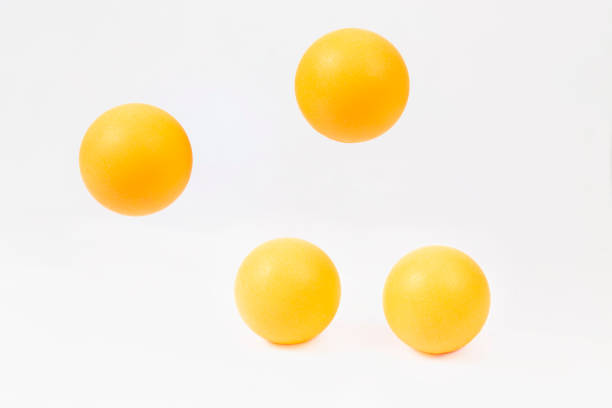
//> input picture Bahan/Bola1.jpg, 612 x 408 px
$ ./Tugas1   (built with g++ and OpenCV 4)
//> lines starting //> are read from the running program, lines starting //| are printed output that depends on the picture; after the words box and inside, x2 and y2 are one past the last pixel; in counts of white or black regions, pixels touching at a corner belong together
#include <opencv2/opencv.hpp>
#include <iostream>

using namespace cv;
using namespace std;

int hmin = 0, smin = 78, vmin = 0;
int hmax = 179, smax = 255, vmax = 255;

int main()
{
    string path = "/home/hamasfa/Desktop/Magang2OpenCV/Bahan/Bola1.jpg";
    Mat img = imread(path);
//> img is the input picture: 408 rows x 612 cols, CV_8UC3; mean B, G, R 214.9, 236.7, 245.8
    Mat imgHSV, mask, imgOutput;

    cvtColor(img, imgHSV, COLOR_BGR2HSV);
//> imgHSV: 408 rows x 612 cols, CV_8UC3; mean H, S, V 61, 31.9, 246.1
    Scalar lower(hmin, smin, vmin);
    Scalar upper(hmax, smax, vmax);
    inRange(imgHSV, lower, upper, mask);
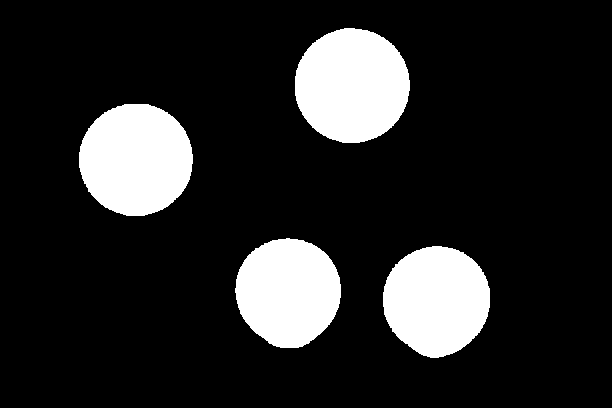
//> mask: 408 rows x 612 cols, CV_8UC1; 15.5% white; 4 white regions

    bitwise_and(img, img, imgOutput, mask);
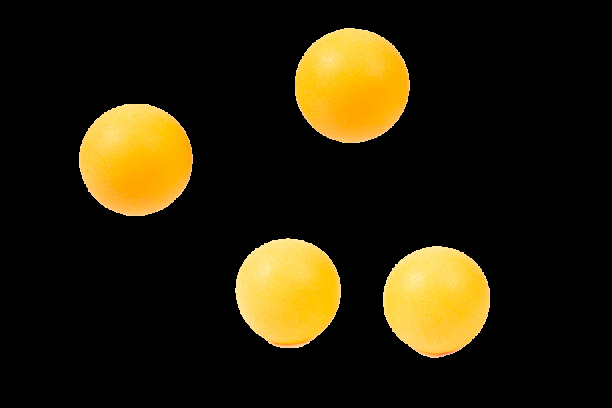
//> imgOutput: 408 rows x 612 cols, CV_8UC3; mean B, G, R 9.2, 31.2, 39.4

    vector<vector<Point>> contours;
    vector<Vec4i> hierarchy;
    findContours(mask, contours, hierarchy, RETR_EXTERNAL, CHAIN_APPROX_SIMPLE);
//> contours = 4 contours; box (x1, y1, x2, y2) and area: (295, 28, 410, 143) 10212, (79, 104, 193, 216) 9898, (383, 246, 490, 358) 9084, (235, 238, 341, 348) 8832

    int numCircles = contours.size();
//> numCircles = 4

    for (int i = 0; i < contours.size(); i++)
    {
        Point2f center;
        float radius;
        minEnclosingCircle(contours[i], center, radius);
        circle(imgOutput, center, radius, Scalar(0, 255, 0), 2);
    }
//> this loop made 4 passes
//> (center, radius) on passes 1 to 4: (Point(436.7, 301.4), 55.99), (Point(287.2, 292.8), 55.22), (Point(135.5, 159.3), 57.06), (Point(351.6, 85.04), 57.77)
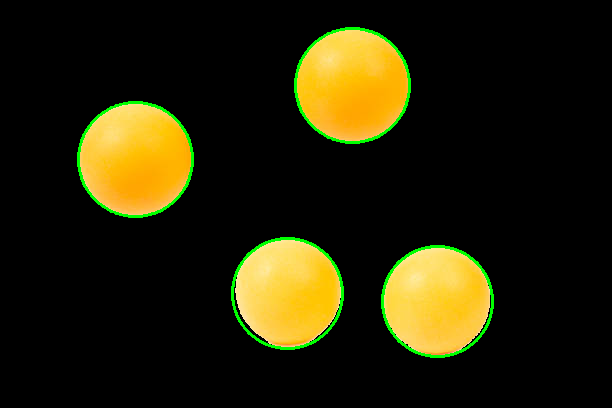
//> imgOutput: 408 rows x 612 cols, CV_8UC3; 1.68% of pixels changed, all inside (x1, y1, x2, y2) = (77, 27, 494, 358)

    putText(imgOutput, "Jumlah bola ada " + to_string(numCircles), Point(50, 50), FONT_HERSHEY_SIMPLEX, 1, Scalar(255, 255, 255), 2);
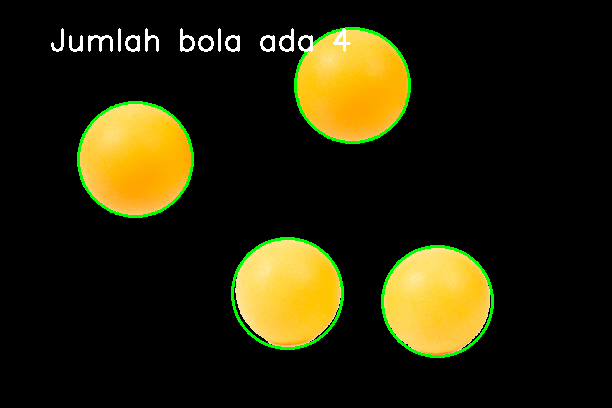
//> imgOutput: 408 rows x 612 cols, CV_8UC3; 0.73% of pixels changed, all inside (x1, y1, x2, y2) = (51, 28, 351, 52)

    imshow("Image", img);
    // imshow("Image Mask", mask);
    imshow("Image Output", imgOutput);
    waitKey(0);
}
